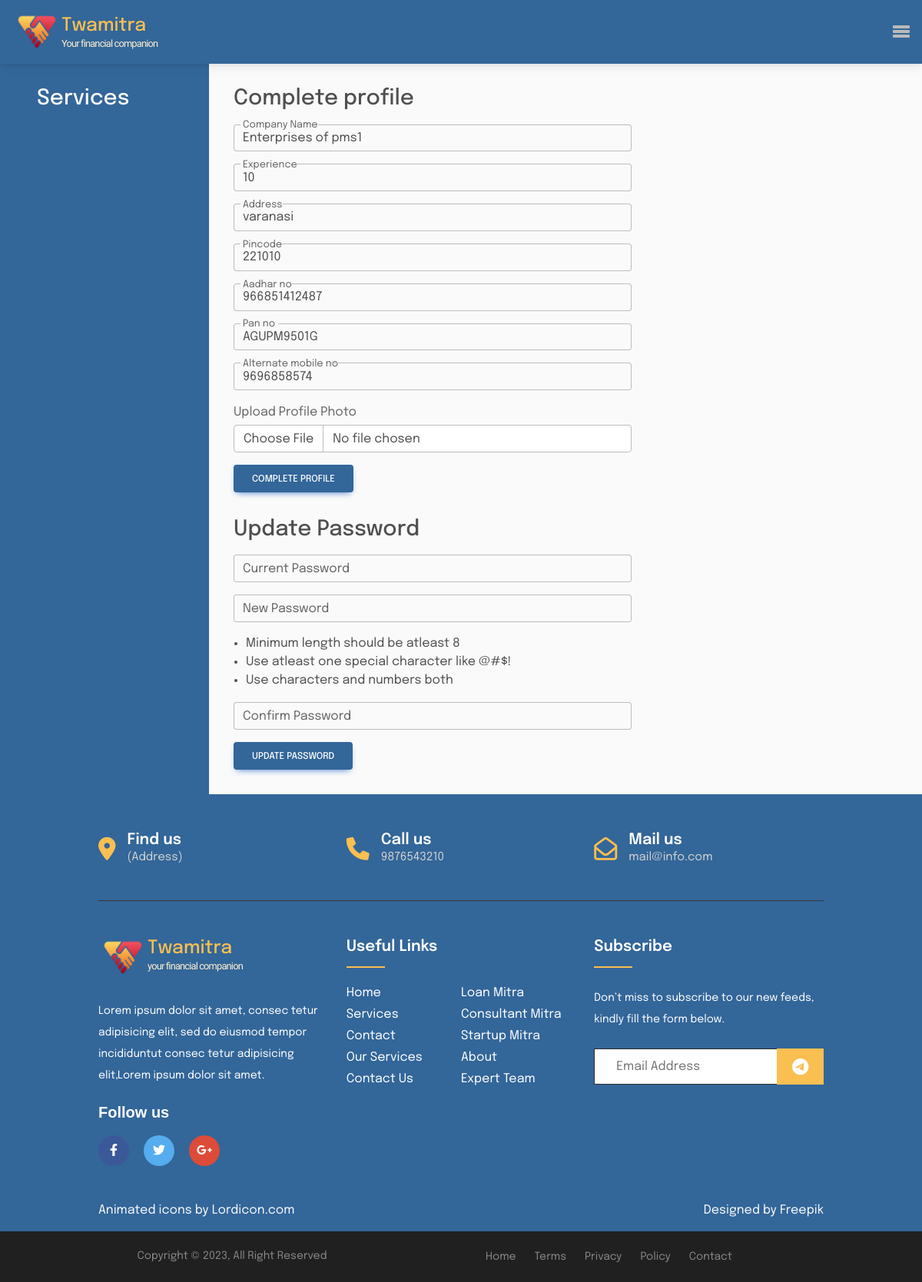
Screenshot of /corporateProfileForm/ (signed in) with the database file from the repository.
### twamitraApp/models.py (models this page shows, shortened)
class CorporateDB(models.Model):
    user = models.OneToOneField(User, on_delete=models.CASCADE)
    cid = models.CharField(max_length=7, unique=True)
    businessName = models.CharField(max_length=255)
    profession = models.ForeignKey(Professions,on_delete=models.CASCADE)
    location = models.CharField(max_length=255)
    companyName = models.CharField(max_length=255,null=True)
    experience = models.CharField(max_length=255,null=True)
    address = models.TextField(null=True)
    pincode = models.CharField(max_length=10,null=True)
    pan = models.CharField(max_length=20,null=True)
    aadhar = models.CharField(max_length=15,null=True)
    phone_regex = RegexValidator(regex=r'^\+?1?\d{9,15}$',message="Phone number must be entered in the format: '+999999999'. Up to 15 digits allowed.")
    alternatePhone = models.CharField(max_length=15, validators=[phone_regex], null=True)
    profilePic = models.ImageField(upload_to=corporate_profile_pic_path,null=True,default='userDefault.svg')
    has_paid = models.BooleanField(default=False)
    subscription_type = models.ForeignKey(SubscriptionType, on_delete=models.SET_NULL,null=True)
    active_till = models.DateField(auto_now_add=False,null=True)
    is_active = models.BooleanField(default=False)
    terms_accepted = models.BooleanField(default=False)
    rating = models.DecimalField(max_digits=3, decimal_places=1, validators=[MinValueValidator(0), MaxValueValidator(5)], default=0)
    total_ratings = models.IntegerField(default=0)

### twamitraApp/views.py (the view)
# urls.py: path("corporateProfileForm/",views.corporateProfileForm,name="corporateProfileForm"),
@login_required(login_url='/corporateLogin/')
def corporateProfileForm(request):
    if not is_corporate_user(request.user):
        return HttpResponseForbidden("Access forbidden for non-corporate users.")
    corporate_db = CorporateDB.objects.get(user=request.user)
    if request.method == 'POST':
        print("dfcgvhbjnkfcvgbhnjmkgvbhnj ********************************")
        company_name = request.POST.get('companyName')
        experience = request.POST.get('experience')
        address = request.POST.get('address')
        pan = request.POST.get('pan')
        aadhar = request.POST.get('aadhar')
        pincode = request.POST.get('pincode')
        profile_pic_file = request.FILES.get('profilePic')
        alternate_phone = request.POST.get('alternatePhone')
        corporate_db.companyName = company_name
        corporate_db.experience = experience
        corporate_db.address = address
        corporate_db.pincode = pincode
        corporate_db.aadhar = aadhar
        corporate_db.pan = pan
        corporate_db.alternatePhone = alternate_phone
        if profile_pic_file:
            corporate_db.profilePic = profile_pic_file
            img = Image.open(profile_pic_file)
            output_io = BytesIO()
            img.save(output_io, format='JPEG', quality=60)
            output_io.seek(0)
            corporate_db.profilePic.save(profile_pic_file.name, content=output_io)
        corporate_db.save()
        messages.success(request, 'Profile updated successfully!')
        return redirect('corporateDashboard')
    else:
        if not corporate_db.companyName == None:
            data = {
            'companyName': corporate_db.companyName,
            'experience': corporate_db.experience,
            'address': corporate_db.address,
            'pincode': corporate_db.pincode,
            'aadhar': corporate_db.aadhar,
            'pan': corporate_db.pan,
            'alternatePhone': corporate_db.alternatePhone,
            'profilePic': corporate_db.profilePic
            }
        else:
            data = {}
        print("gadbad")
    return render(request, 'corporateProfile.html', {'data': data})

### templates/corporateProfile.html (shortened to what this page needs)
{% extends 'base.html' %}
{% load static %}
{% load socialaccount %}
{% block css %}
{% block head_css_site %}
{{ block.super }}
<link rel="stylesheet" href="{% static 'stylesheet/dashboard.css' %}">
{% endblock head_css_site %}
{% endblock css %}
{% block content %}
<div class="dashboardWrapper">
    <div class="dashboardSideBar sideWall">
        <div class="dashboardSideBarContents">
            <h3>Services</h3>
        </div>
    </div>
    <main class="dashboardMain">
        <div class="profileFormWrapper">
            <div class="updateProfile">
                <h3 class="updateProfileHead">{% if corporate.is_active == True %}Update{% else %}Complete{% endif %}
                    profile</h3>
                <form action="" method="POST" class="profileForm" enctype="multipart/form-data">
                    <div class="form-outline" data-mdb-input-init>
                        <input type="text" name="companyName" id="form12" class="form-control"
                            value="{{data.companyName}}" required />
                        <label class="form-label" for="form12">Company Name</label>
                    </div>
                    <div class="form-outline" data-mdb-input-init>
                        <input type="text" name="experience" id="form12" class="form-control"
                            value="{{data.experience}}" required />
                        <label class="form-label" for="form12">Experience</label>
                    </div>
                    <div class="form-outline" data-mdb-input-init>
                        <input type="text" name="address" id="form12" class="form-control" value="{{data.address}}"
                            required />
                        <label class="form-label" for="form12">Address</label>
                    </div>
                    <div class="form-outline" data-mdb-input-init>
                        <input type="text" name="pincode" id="form12" class="form-control" value="{{data.pincode}}"
                            required />
                        <label class="form-label" for="form12">Pincode</label>
                    </div>
                    <div class="form-outline" data-mdb-input-init>
                        <input type="text" name="aadhar" id="form12" class="form-control" value="{{data.aadhar}}"
                            required />
                        <label class="form-label" for="form12">Aadhar no</label>
                    </div>
                    <div class="form-outline" data-mdb-input-init>
                        <input type="text" name="pan" id="form12" class="form-control" value="{{data.pan}}" required />
                        <label class="form-label" for="form12">Pan no</label>
                    </div>
                    <div class="form-outline" data-mdb-input-init>
                        <input type="text" name="alternatePhone" id="form12" class="form-control"
                            value="{{data.alternatePhone}}" required />
                        <label class="form-label" for="form12">Alternate mobile no</label>
                    </div>
                    <div>
                        <label class="form-label" for="customFile">Upload Profile Photo</label>
                        <input type="file" name="profilePic" class="form-control" id="customFile"
                            value="{{data.profilePic}}" />
                    </div>
                    <div>
                        <button type="submit" class="btn btn-primary">{% if corporate.is_active == True %} Update {% else %} Complete {% endif %} Profile</button>
                    </div>
                </form>
            </div>
            <div class="updateCorPassWrapper">
                <h3 class="updatePassHead">Update Password</h3>
                <form action="#" class="updateCorPassForm" onsubmit="return passUpdate()">
                    <div class="form-outline" data-mdb-input-init>
                        <input type="password" id="oldPass" class="form-control" />
                        <label class="form-label" for="oldPass">Current Password</label>
                    </div>
                    <div class="form-outline" data-mdb-input-init>
                        <input type="password" id="newPass" class="form-control" />
                        <label class="form-label" for="newPass">New Password</label>
                    </div>
                    <ul class="passDesc">
                        <li>Minimum length should be atleast 8</li>
                        <li>Use atleast one special character like @#$!</li>
                        <li>Use characters and numbers both</li>
                    </ul>
                    <div class="form-outline" data-mdb-input-init>
                        <input type="password" id="cfNewPass" class="form-control" />
                        <label class="form-label" for="cfNewPass">Confirm Password</label>
                    </div>
                    <div>
                        <button class="btn btn-primary" type="submit">Update Password</button>
                    </div>
                </form>
            </div>
        </div>
    </main>
</div>
{% endblock %}

### static/stylesheet/home.css (style rules this page uses)
*, *:before, *:after { box-sizing: border-box; margin: 0; padding: 0; border: 0; font-size: 100%; font: inherit; vertical-align: baseline; text-rendering: optimizeLegibility; -webkit-font-smoothing: antialiased; text-size-adjust: none; }
.btn-primary { background-color: var(--theme-red-color); }
:root { --theme-light-color: #fafafa; --theme-dark-color: #141414; --text-dark-color: #1a1a1a; --text-gray-color: #696969; --text-lightGray-color: #bababa; --body-font: "Epilogue", sans-serif; --theme-yellow-color: #F9BF51; --theme-lightYellow-color: rgb(255, 239, 208); --theme-red-color: #336699; --theme-darkBlue-color: #00011e; --theme-lightRed-color: #cce8ff; }
body { background-color: var(--theme-light-color); font-family: var(--body-font); line-height: 1; }
button { cursor: pointer; }
ol, ul { list-style: none; }
ul { margin: 0px; padding: 0px; }

### static/stylesheet/dashboard.css (style rules this page uses)
.dashboardWrapper { padding-top: 5rem; display: grid; grid-template-columns: 17rem calc(100% - 17rem); box-sizing: border-box; }
.dashboardSideBar { z-index: 2000; position: relative; padding-top: 2rem; background-color: var(--theme-red-color); height: 100%; min-height: 100vh; color: var(--theme-light-color); }
.dashboardSideBar h3 { padding-left: 3rem; margin-bottom: 1.5rem; }
.dashboardMain { width: 100%; display: flex; gap: 2rem; padding-top:2rem; padding-inline: 2rem; padding-bottom:2rem ; }
.profileFormWrapper { width: 100%; }
.updateProfile { margin-bottom: 2rem; }
.updateProfileHead { margin-bottom: 1rem; }
.profileForm { width: 60%; display: flex; flex-direction: column; gap: 1rem; }
.profileForm label { margin-top: 0.3rem; }
.updatePassHead { margin-bottom: 1rem; }
.updateCorPassForm { width: 60%; display: flex; flex-direction: column; gap: 1rem; }
.updateCorPassForm label { margin-top: 0.3rem; }
.passDesc { text-align: left; list-style-type: disc; line-height: 1.5rem; padding-left: 1rem; }

### rows the page displays
CorporateDB: companyName "Enterprises of pms1", experience "10", address "varanasi", pincode "221010", aadhar "966851412487", pan "AGUPM9501G", alternatePhone "9696858574"
